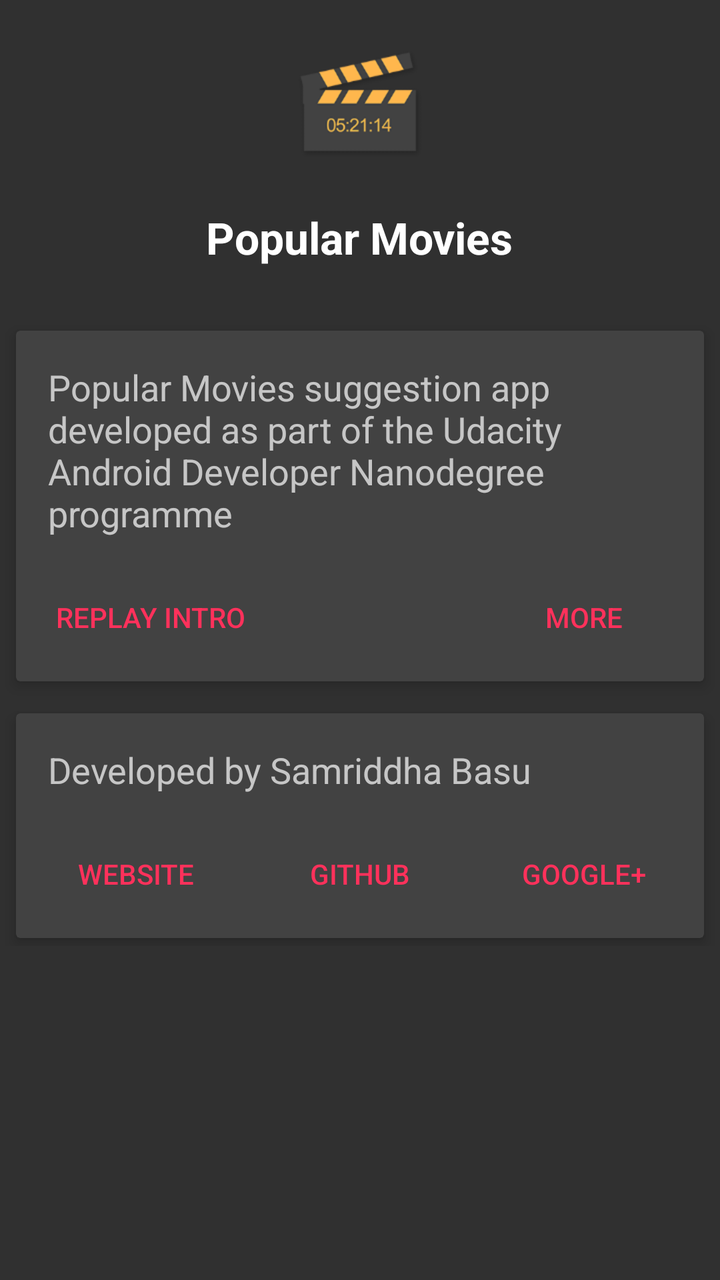
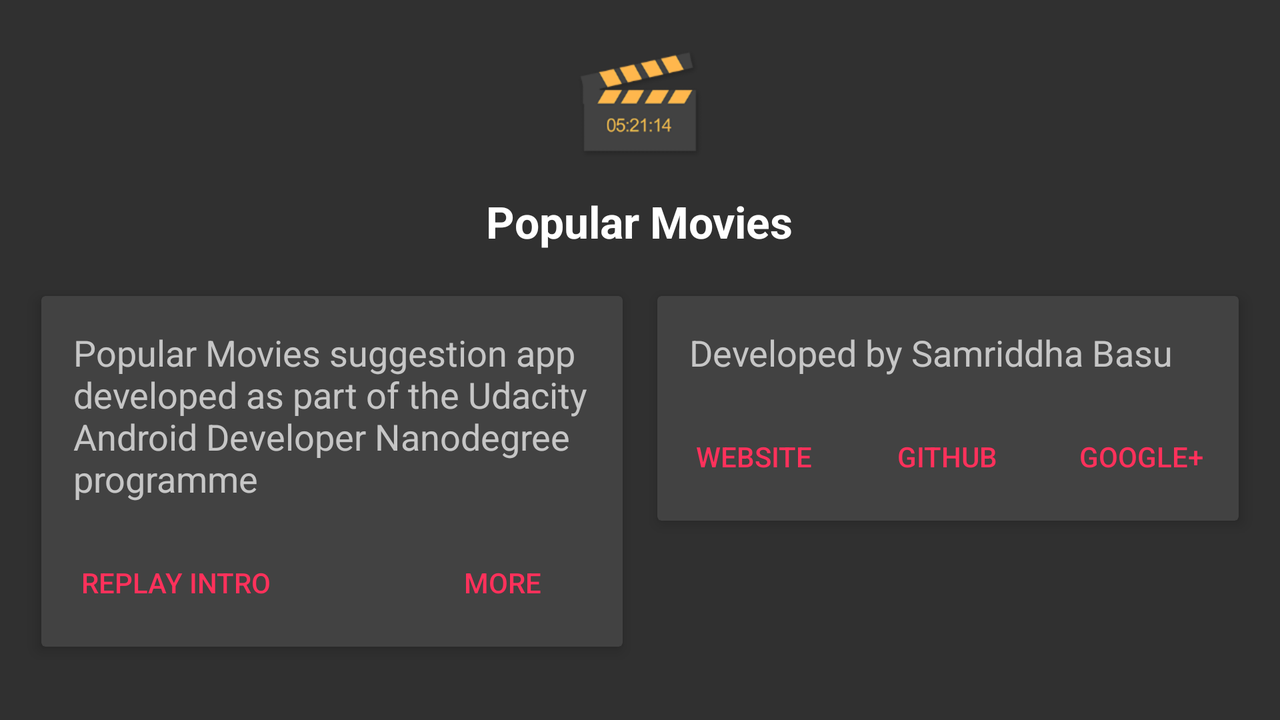

An Android layout and its configuration variant, each rendered on a device that would load it. The default file and the variant file are quoted in full after the pictures.
<!-- AndroidManifest.xml: application theme AppTheme -->
<!-- res/layout/about.xml -->
<?xml version="1.0" encoding="utf-8"?>
<LinearLayout xmlns:android="http://schemas.android.com/apk/res/android"
    xmlns:app="http://schemas.android.com/apk/res-auto"
    android:layout_width="match_parent"
    android:layout_height="match_parent"
    android:orientation="vertical">
    <ScrollView
        android:layout_width="match_parent"
        android:layout_height="wrap_content"
        android:clipChildren="false"
        android:paddingBottom="@dimen/horizontal_margin_half">
        <RelativeLayout
            android:layout_width="wrap_content"
            android:layout_height="wrap_content">
        <ImageView
            android:id="@+id/aboutIcon"
            android:layout_width="72dp"
            android:layout_height="72dp"
            android:layout_centerHorizontal="true"
            android:layout_marginBottom="@dimen/activity_vertical_margin"
            android:layout_marginTop="@dimen/activity_vertical_margin"
            android:src="@mipmap/ic_launcher"/>

    <TextView
        android:id="@+id/aboutName"
        android:layout_width="wrap_content"
        android:layout_height="wrap_content"
        android:layout_below="@id/aboutIcon"
        android:layout_centerHorizontal="true"
        android:layout_gravity="center_horizontal"
        android:layout_marginBottom="@dimen/paddingLarge"
        android:text="@string/app_name"
        android:textAppearance="@style/TextAppearance.AppCompat.Large"
        android:textStyle="bold" />

    <android.support.v7.widget.CardView
        android:id="@+id/card1"
        android:layout_width="match_parent"
        android:layout_height="wrap_content"
        android:layout_below="@id/aboutName"
        android:layout_centerHorizontal="true"
        android:layout_marginLeft="@dimen/horizontal_margin_half"
        android:layout_marginRight="@dimen/horizontal_margin_half"
        android:clickable="true"
        android:foreground="?android:attr/selectableItemBackground"
        app:cardBackgroundColor="@color/cardview_dark_background"
        app:cardElevation="@dimen/elevation">
        <RelativeLayout
            android:layout_width="match_parent"
            android:layout_height="wrap_content">
        <TextView
            android:id="@+id/desc1"
            android:layout_width="match_parent"
            android:layout_height="wrap_content"
            android:layout_margin="16dp"
            android:text="@string/desc1"
            android:textAppearance="@style/TextAppearance.AppCompat.Medium" />
            <Button
                android:id="@+id/introBtn"
                style="@style/Button"
                android:layout_width="wrap_content"
                android:layout_height="wrap_content"
                android:layout_alignLeft="@id/desc1"
                android:layout_alignStart="@id/desc1"
                android:layout_below="@id/desc1"
                android:layout_marginBottom="8dp"
                android:onClick="intro"
                android:text="@string/intro" />
            <Button
                android:id="@+id/credits"
                style="@style/Button"
                android:layout_width="wrap_content"
                android:layout_height="wrap_content"
                android:layout_alignEnd="@id/desc1"
                android:layout_alignRight="@id/desc1"
                android:layout_below="@id/desc1"
                android:layout_marginBottom="8dp"
                android:onClick="credits"
                android:text="@string/credits" />
        </RelativeLayout>
    </android.support.v7.widget.CardView>

    <android.support.v7.widget.CardView
        android:layout_width="match_parent"
        android:layout_height="wrap_content"
        android:layout_below="@id/card1"
        android:layout_centerHorizontal="true"
        android:layout_marginBottom="@dimen/horizontal_padding"
        android:layout_marginLeft="@dimen/horizontal_margin_half"
        android:layout_marginRight="@dimen/horizontal_margin_half"
        android:layout_marginTop="@dimen/activity_vertical_margin"
        android:clickable="true"
        android:foreground="?android:attr/selectableItemBackground"
        app:cardBackgroundColor="@color/cardview_dark_background"
        app:cardElevation="@dimen/elevation">
        <RelativeLayout
            android:layout_width="match_parent"
            android:layout_height="wrap_content">
        <TextView
            android:id="@+id/desc2"
            android:layout_width="match_parent"
            android:layout_height="wrap_content"
            android:layout_margin="16dp"
            android:text="@string/desc2"
            android:textAppearance="@style/TextAppearance.AppCompat.Medium" />
            <Button
                android:id="@+id/site"
                style="@style/Button"
                android:layout_width="wrap_content"
                android:layout_height="wrap_content"
                android:layout_alignLeft="@id/desc2"
                android:layout_alignStart="@id/desc2"
                android:layout_below="@id/desc2"
                android:layout_marginBottom="8dp"
                android:onClick="click"
                android:text="@string/site" />
            <Button
                android:id="@+id/git"
                style="@style/Button"
                android:layout_width="wrap_content"
                android:layout_height="wrap_content"
                android:layout_below="@id/desc2"
                android:layout_centerHorizontal="true"
                android:layout_marginBottom="8dp"
                android:onClick="click"
                android:text="@string/git" />
            <Button
                android:id="@+id/gplus"
                style="@style/Button"
                android:layout_width="wrap_content"
                android:layout_height="wrap_content"
                android:layout_alignEnd="@id/desc2"
                android:layout_alignRight="@id/desc2"
                android:layout_below="@id/desc2"
                android:layout_marginBottom="8dp"
                android:onClick="click"
                android:text="@string/gplus" />
        </RelativeLayout>
    </android.support.v7.widget.CardView>

        </RelativeLayout>

    </ScrollView>

</LinearLayout>
<!-- resources referenced by this layout -->
<resources>
  <dimen name="activity_vertical_margin">16dp</dimen>
  <dimen name="elevation">4dp</dimen>
  <dimen name="horizontal_margin_half">8dp</dimen>
  <dimen name="horizontal_padding">4dp</dimen>
  <dimen name="paddingLarge">32dp</dimen>
  <!-- mipmap ic_launcher: png bitmap (mipmap-hdpi, 3860 bytes) -->
  <string name="app_name">Popular Movies</string>
  <string name="credits">More</string>
  <string name="desc1">Popular Movies suggestion app developed as part of the Udacity Android Developer Nanodegree programme</string>
  <string name="desc2">Developed by Samriddha Basu</string>
  <string name="git">GitHub</string>
  <string name="gplus">Google+</string>
  <string name="intro">Replay Intro</string>
  <string name="site">Website</string>
  <!-- from res/values-v21/ -->
  <style name="Button" parent="Widget.AppCompat.Button.Borderless.Colored">
          <item name="android:paddingLeft">4dp</item>
          <item name="android:paddingRight">4dp</item>
          <item name="android:background">?android:attr/selectableItemBackgroundBorderless</item>
      </style>
  <!-- from res/values-v21/ -->
  <style name="AppTheme" parent="Theme.AppCompat">
          
          <item name="colorPrimary">@color/colorPrimary</item>
          <item name="colorPrimaryDark">@color/colorPrimary</item>
          <item name="colorAccent">@color/colorAccent</item>
          <item name="android:windowDrawsSystemBarBackgrounds">true</item>
          <item name="android:statusBarColor">@color/colorPrimaryDark</item>
          <item name="android:windowAllowEnterTransitionOverlap">true</item>
          <item name="android:windowAllowReturnTransitionOverlap">true</item>
          <item name="android:windowContentTransitions">true</item>
      </style>
  <color name="colorPrimary">#00838f</color>
  <color name="colorAccent">#ff315b</color>
  <color name="colorPrimaryDark">#006064</color>
</resources>
<!-- res/layout-land/about.xml (the repository's variant of the layout above) -->
<!-- drawn on the phone turned sideways -->
<?xml version="1.0" encoding="utf-8"?>
<LinearLayout xmlns:android="http://schemas.android.com/apk/res/android"
    xmlns:app="http://schemas.android.com/apk/res-auto"
    android:layout_width="match_parent"
    android:layout_height="match_parent"
    android:orientation="vertical">
    <ScrollView
        android:layout_width="match_parent"
        android:layout_height="wrap_content">
        <RelativeLayout
            android:layout_width="wrap_content"
            android:layout_height="wrap_content">
        <ImageView
            android:id="@+id/aboutIcon"
            android:layout_width="72dp"
            android:layout_height="72dp"
            android:layout_centerHorizontal="true"
            android:layout_marginBottom="8dp"
            android:layout_marginTop="16dp"
            android:src="@mipmap/ic_launcher"/>

    <TextView
        android:id="@+id/aboutName"
        android:layout_width="wrap_content"
        android:layout_height="wrap_content"
        android:layout_below="@id/aboutIcon"
        android:layout_centerHorizontal="true"
        android:layout_gravity="center_horizontal"
        android:layout_marginBottom="16dp"
        android:text="@string/app_name"
        android:textAppearance="@style/TextAppearance.AppCompat.Large"
        android:textStyle="bold" />

            <LinearLayout
                android:layout_width="match_parent"
                android:layout_height="wrap_content"
                android:layout_below="@id/aboutName"
                android:layout_centerHorizontal="true"
                android:orientation="horizontal">

                <android.support.v7.widget.CardView
                    android:id="@+id/card1"
                    android:layout_width="0px"
                    android:layout_height="wrap_content"
                    android:layout_marginLeft="@dimen/activity_horizontal_margin"
                    android:layout_marginRight="@dimen/horizontal_padding"
                    android:layout_weight="1"
                    android:clickable="true"
                    android:foreground="?android:attr/selectableItemBackground"
                    app:cardBackgroundColor="@color/cardview_dark_background"
                    app:cardElevation="@dimen/elevation"
                    app:cardUseCompatPadding="true">

                    <RelativeLayout
                        android:layout_width="match_parent"
                        android:layout_height="wrap_content">

                        <TextView
                            android:id="@+id/desc1"
                            android:layout_width="match_parent"
                            android:layout_height="wrap_content"
                            android:layout_margin="16dp"
                            android:text="@string/desc1"
                            android:textAppearance="@style/TextAppearance.AppCompat.Medium" />

                        <Button
                            android:id="@+id/introBtn"
                            style="@style/Button"
                            android:layout_width="wrap_content"
                            android:layout_height="wrap_content"
                            android:layout_alignLeft="@id/desc1"
                            android:layout_alignStart="@id/desc1"
                            android:layout_below="@id/desc1"
                            android:layout_marginBottom="8dp"
                            android:onClick="intro"
                            android:text="@string/intro" />

                        <Button
                            android:id="@+id/credits"
                            style="@style/Button"
                            android:layout_width="wrap_content"
                            android:layout_height="wrap_content"
                            android:layout_alignParentRight="@id/desc1"
                            android:layout_alignRight="@id/desc1"
                            android:layout_below="@id/desc1"
                            android:layout_marginBottom="8dp"
                            android:onClick="credits"
                            android:text="@string/credits" />
                    </RelativeLayout>
                </android.support.v7.widget.CardView>

                <android.support.v7.widget.CardView
                    android:layout_width="0px"
                    android:layout_height="wrap_content"
                    android:layout_marginLeft="@dimen/horizontal_padding"
                    android:layout_marginRight="@dimen/activity_horizontal_margin"
                    android:layout_weight="1"
                    android:clickable="true"
                    android:foreground="?android:attr/selectableItemBackground"
                    app:cardBackgroundColor="@color/cardview_dark_background"
                    app:cardElevation="@dimen/elevation"
                    app:cardUseCompatPadding="true">

                    <RelativeLayout
                        android:layout_width="match_parent"
                        android:layout_height="wrap_content">

                        <TextView
                            android:id="@+id/desc2"
                            android:layout_width="match_parent"
                            android:layout_height="wrap_content"
                            android:layout_margin="16dp"
                            android:text="@string/desc2"
                            android:textAppearance="@style/TextAppearance.AppCompat.Medium" />

                        <LinearLayout
                            android:layout_width="match_parent"
                            android:layout_height="wrap_content"
                            android:layout_below="@id/desc2"
                            android:layout_centerHorizontal="true"
                            android:orientation="horizontal">

                            <Button
                                android:id="@+id/site"
                                style="@style/Button"
                                android:layout_width="0px"
                                android:layout_height="wrap_content"
                                android:layout_marginBottom="8dp"
                                android:layout_weight="1"
                                android:onClick="click"
                                android:text="@string/site" />

                            <Button
                                android:id="@+id/git"
                                style="@style/Button"
                                android:layout_width="0px"
                                android:layout_height="wrap_content"
                                android:layout_marginBottom="8dp"
                                android:layout_weight="1"
                                android:onClick="click"
                                android:text="@string/git" />

                            <Button
                                android:id="@+id/gplus"
                                style="@style/Button"
                                android:layout_width="0px"
                                android:layout_height="wrap_content"
                                android:layout_marginBottom="8dp"
                                android:layout_weight="1"
                                android:onClick="click"
                                android:text="@string/gplus" />
                        </LinearLayout>
                    </RelativeLayout>
                </android.support.v7.widget.CardView>

            </LinearLayout>


        </RelativeLayout>

    </ScrollView>

</LinearLayout>
<!-- resources referenced by the variant -->
<!-- as the phone turned sideways resolves them -->
<resources>
  <!-- from res/values-land/ -->
  <dimen name="activity_horizontal_margin">16dp</dimen>
  <dimen name="elevation">4dp</dimen>
  <dimen name="horizontal_padding">4dp</dimen>
  <!-- mipmap ic_launcher: png bitmap (mipmap-hdpi, 3860 bytes) -->
  <string name="app_name">Popular Movies</string>
  <string name="credits">More</string>
  <string name="desc1">Popular Movies suggestion app developed as part of the Udacity Android Developer Nanodegree programme</string>
  <string name="desc2">Developed by Samriddha Basu</string>
  <string name="git">GitHub</string>
  <string name="gplus">Google+</string>
  <string name="intro">Replay Intro</string>
  <string name="site">Website</string>
  <!-- from res/values-v21/ -->
  <style name="Button" parent="Widget.AppCompat.Button.Borderless.Colored">
          <item name="android:paddingLeft">4dp</item>
          <item name="android:paddingRight">4dp</item>
          <item name="android:background">?android:attr/selectableItemBackgroundBorderless</item>
      </style>
  <!-- from res/values-v21/ -->
  <style name="AppTheme" parent="Theme.AppCompat">
          
          <item name="colorPrimary">@color/colorPrimary</item>
          <item name="colorPrimaryDark">@color/colorPrimary</item>
          <item name="colorAccent">@color/colorAccent</item>
          <item name="android:windowDrawsSystemBarBackgrounds">true</item>
          <item name="android:statusBarColor">@color/colorPrimaryDark</item>
          <item name="android:windowAllowEnterTransitionOverlap">true</item>
          <item name="android:windowAllowReturnTransitionOverlap">true</item>
          <item name="android:windowContentTransitions">true</item>
      </style>
  <color name="colorPrimary">#00838f</color>
  <color name="colorAccent">#ff315b</color>
  <color name="colorPrimaryDark">#006064</color>
</resources>
